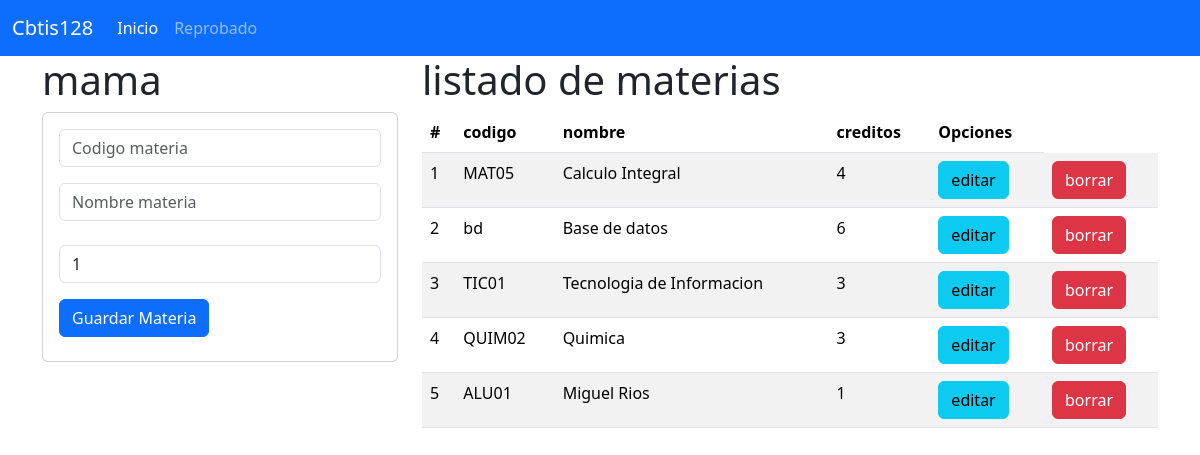
The page / on the database its author committed.
### materia_app/models.py (models this page shows, shortened)
class Materia(models.Model):
    codigo=models.CharField(primary_key=True,max_length=6)
    nombre=models.CharField(max_length=100)
    creditos=models.PositiveSmallIntegerField()

### materia_app/views.py (the view)
# urls.py: path("", views.inicio_vista, name="inicio_vista"),
def inicio_vista(request):
    lasmaterias=Materia.objects.all()
    return render(request,"gestionarMaterias.html",{"mismaterias":lasmaterias})

### materia_app/templates/gestionarMaterias.html (shortened to what this page needs)
{% extends "base.html" %}
{% block cuerpo %}
<div class="row">
<div class="col-sm-12 col-md-4 col-lg-4 col-xl-4">
<h1> mama</h1>
<div class="card">
  <div class="card-body">
    <form action="registrarMateria/" method="POST"> {% csrf_token %}
      <div class="form-group">
        <input type="text" id="txtcodigo" name="txtcodigo" class="form-control"
        placeholder="Codigo materia" minlenght="1" maxlenght="6" required>
      </div>
      <div class="form-group py-3">
        <input type="text" id="txtnombre" name="txtnombre" class="form-control"
        placeholder="Nombre materia" maxlenght="100" required>
      </div>
      <div class="form-group py-2">
        <input type="text" id="numcreditos" name="numcreditos" class="form-control"
        min="1" max="9" value="1" required>
      </div>
      <div class="form-group py-2">
        <button type="submit" class="btn btn-primary">Guardar Materia</button>
      </div>
    </form>
  </div>
</div>
</div>
<div class="col-sm-12 col-md-8 col-lg-8 col-xl-8">
    <h1>
        listado de materias
    </h1>
        <table class="table table-striped">
            <thead>
            <tr>
                <th scope="col">#</th>
                <th scope="col">codigo</th>
                <th scope="col">nombre</th>
                <th scope="col">creditos</th>
                <th> Opciones </th>
            </tr>
            </thead>
            <tbody>
              {% for m in mismaterias %}
              <tr>
                <td> {{forloop.counter}} </td>
                <td> {{m.codigo}} </td>
                <td> {{m.nombre}} </td>
                <td> {{m.creditos}} </td>
                <td> <a href="seleccionarMateria/{{m.codigo}}" class="btn btn-info" >editar</a></td>
                <td> <a href="borrarMateria/{{m.codigo}}" class="btn btn-danger" >borrar</a></td>
              </tr>
              {% endfor %}
            </tbody>
        </table>
{% endblock %}

### materia_app/templates/base.html (shortened to what this page needs)
<!doctype html>
<html lang="en">
<head>
    <link href="https://cdn.jsdelivr.net/npm/bootstrap@5.3.3/dist/css/bootstrap.min.css" rel="stylesheet">
</head>
<body>
    <nav class="navbar navbar-expand-lg bg-primary" data-bs-theme="dark">
        <div class="container-fluid">
          <a class="navbar-brand" href="#">Cbtis128</a>
          <div class="collapse navbar-collapse" id="navbarNav">
            <ul class="navbar-nav">
              <li class="nav-item">
                <a class="nav-link active" aria-current="page" href="#">Inicio</a>
              </li>
              <li class="nav-item">
                <a class="nav-link" href="#">Reprobado</a>
              </li>
            </ul>
          </div>
        </div>
      </nav>
    <div class="container">
        {% block cuerpo %}
        {% endblock %}
    </div>
</body>
</html>

### rows shown on the page
Materia: codigo "MAT05", nombre "Calculo Integral", creditos "4"
Materia: codigo "bd", nombre "Base de datos", creditos "6"
Materia: codigo "TIC01", nombre "Tecnologia de Informacion", creditos "3"
Materia: codigo "QUIM02", nombre "Quimica", creditos "3"
Materia: codigo "ALU01", nombre "Miguel Rios", creditos "1"
